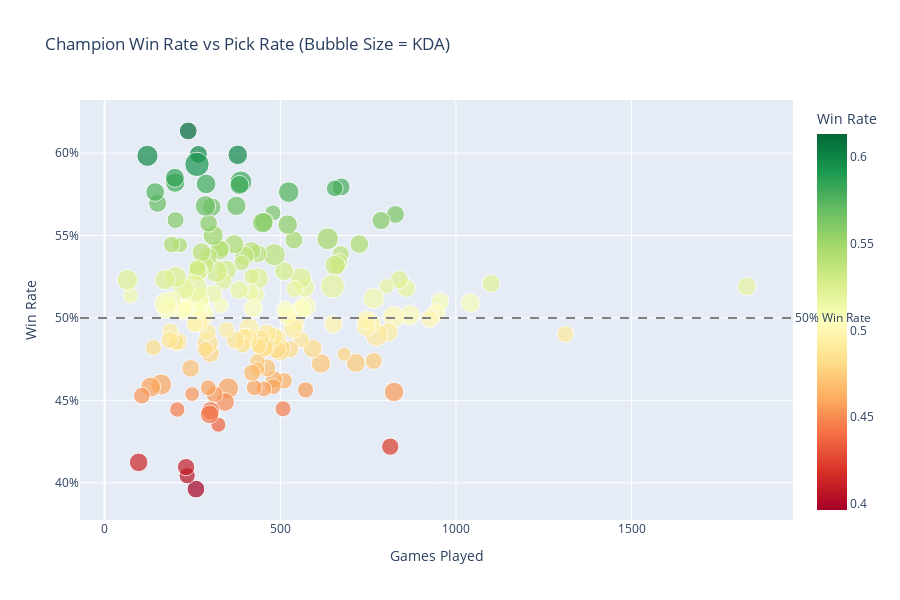

Here is the notebook cell this chart was saved with:
### Markdown cell above
### 5.4 Win Rate vs Pick Rate Interactive Scatter

### Code cell
# Interactive scatter plot with Plotly
fig = px.scatter(
    champion_stats.reset_index(),
    x='GamesPlayed',
    y='Win',
    hover_name='ChampionName',
    size='KDA',
    color='Win',
    color_continuous_scale='RdYlGn',
    labels={'GamesPlayed': 'Games Played (Pick Rate)', 
            'Win': 'Win Rate',
            'KDA': 'Avg KDA'},
    title='Champion Win Rate vs Pick Rate (Bubble Size = KDA)',
    height=600
)

fig.add_hline(y=0.5, line_dash="dash", line_color="gray", 
              annotation_text="50% Win Rate", annotation_position="right")

fig.update_layout(
    xaxis_title="Games Played",
    yaxis_title="Win Rate",
    yaxis_tickformat=".0%"
)

fig.show()

# Identify high win rate + high pick rate champions (meta champions)
meta_champs = champion_stats[(champion_stats['Win'] > 0.52) & (champion_stats['GamesPlayed'] > 200)].sort_values('Win', ascending=False)
print("\nMeta Champions (>52% WR, >200 games):")
display(meta_champs[['GamesPlayed', 'Win', 'KDA']].head(10).round(3))

### Figure 1 — Plotly figure (JSON) as saved in the notebook; plotly's stock layout.template omitted (floating-point values rounded to 4 significant figures; data arrays with more than 128 entries replaced by an {"elided": "..."} marker saying what was removed)
{"data": [{"hovertemplate": "<b>%{hovertext}</b><br><br>Games Played (Pick Rate)=%{x}<br>Win Rate=%{marker.color}<br>Avg KDA=%{marker.size}<extra></extra>", "hovertext": {"elided": "171 str values"}, "legendgroup": "", "marker": {"color": {"elided": "171 float values"}, "coloraxis": "coloraxis", "size": {"elided": "171 float values"}, "sizemode": "area", "sizeref": 0.02091, "symbol": "circle"}, "mode": "markers", "name": "", "orientation": "v", "showlegend": false, "type": "scatter", "x": {"elided": "171 int values"}, "xaxis": "x", "y": {"elided": "171 float values"}, "yaxis": "y"}], "layout": {"annotations": [{"showarrow": false, "text": "50% Win Rate", "x": 1, "xanchor": "left", "xref": "x domain", "y": 0.5, "yanchor": "middle", "yref": "y"}], "coloraxis": {"colorbar": {"title": {"text": "Win Rate"}}, "colorscale": [[0, "rgb(165,0,38)"], [0.1, "rgb(215,48,39)"], [0.2, "rgb(244,109,67)"], [0.3, "rgb(253,174,97)"], [0.4, "rgb(254,224,139)"], [0.5, "rgb(255,255,191)"], [0.6, "rgb(217,239,139)"], [0.7, "rgb(166,217,106)"], [0.8, "rgb(102,189,99)"], [0.9, "rgb(26,152,80)"], [1, "rgb(0,104,55)"]]}, "height": 600, "legend": {"itemsizing": "constant", "tracegroupgap": 0}, "shapes": [{"line": {"color": "gray", "dash": "dash"}, "type": "line", "x0": 0, "x1": 1, "xref": "x domain", "y0": 0.5, "y1": 0.5, "yref": "y"}], "title": {"text": "Champion Win Rate vs Pick Rate (Bubble Size = KDA)"}, "xaxis": {"anchor": "y", "domain": [0, 1], "title": {"text": "Games Played"}}, "yaxis": {"anchor": "x", "domain": [0, 1], "tickformat": ".0%", "title": {"text": "Win Rate"}}}}
